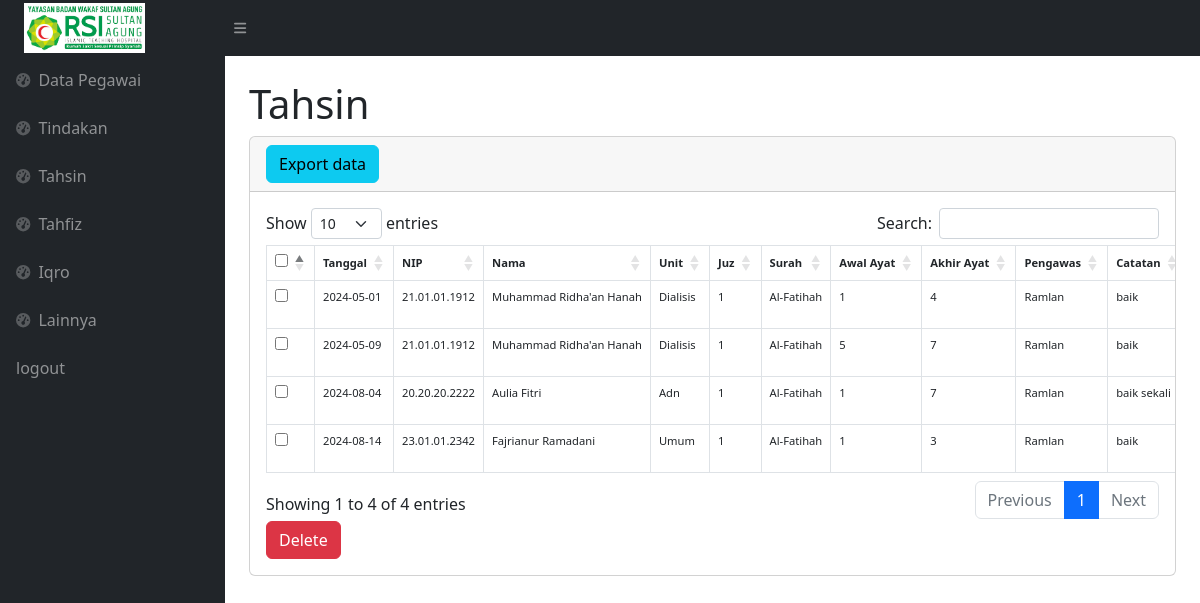
Screenshot of /tahsin.php (signed in) with the database file from the repository.
### tables this page shows
CREATE TABLE `tahsin` (
  `id_tahsin` int(20) NOT NULL,
  `tanggal` date NOT NULL,
  `id_pegawai` int(20) NOT NULL,
  `nip` varchar(20) NOT NULL,
  `nama` varchar(50) NOT NULL,
  `id_unit` int(20) NOT NULL,
  `id_juz` int(20) NOT NULL,
  `id_surah` int(20) NOT NULL,
  `awal_ayat` int(5) NOT NULL,
  `akhir_ayat` int(5) NOT NULL,
  `id_ustad` int(20) NOT NULL,
  `catatan` text NOT NULL
);

CREATE TABLE `unit` (
  `id_unit` int(20) NOT NULL,
  `nama_unit` varchar(30) NOT NULL
);

CREATE TABLE `juz` (
  `id_juz` int(20) NOT NULL,
  `juz` int(20) NOT NULL
);

CREATE TABLE `surah` (
  `id_surah` int(20) NOT NULL,
  `nama_surah` varchar(50) NOT NULL
);

CREATE TABLE `ustad` (
  `id_ustad` int(20) NOT NULL,
  `tanggal` date NOT NULL,
  `nama_ustad` varchar(50) NOT NULL,
  `nip` varchar(30) NOT NULL,
  `id_unit` int(20) NOT NULL,
  `jk` varchar(20) NOT NULL,
  `id_jabatan` int(20) NOT NULL
);

### tahsin.php (the view, shortened to what this page needs)
<?php
require 'function.php';
$query = "SELECT tahsin.*,
                 unit.nama_unit,
                 surah.nama_surah,
                 juz.juz,
                 ustad.nama_ustad
          FROM tahsin
          INNER JOIN unit ON tahsin.id_unit = unit.id_unit
          LEFT JOIN surah ON tahsin.id_surah = surah.id_surah
          LEFT JOIN juz ON tahsin.id_juz = juz.id_juz
          LEFT JOIN ustad ON tahsin.id_ustad = ustad.id_ustad";
$result = mysqli_query($conn, $query);
$tahsinData = array();
if ($result) {
    while ($row = mysqli_fetch_assoc($result)) {
        $tahsinData[] = $row;
    }
} else {
    echo "Gagal mengambil data dari database.";
}
?>
<!DOCTYPE html>
<html lang="en">
<head>
    <link href="https://cdn.jsdelivr.net/npm/bootstrap@5.2.3/dist/css/bootstrap.min.css" rel="stylesheet" />
    <link href="https://cdn.datatables.net/1.13.4/css/dataTables.bootstrap5.min.css" rel="stylesheet" />
    <link href="css/styles.css" rel="stylesheet" />
</head>
<body class="sb-nav-fixed">
    <nav class="sb-topnav navbar navbar-expand navbar-dark bg-dark">
        <a class="navbar-brand ps-4" href="index.php">
            <img src="images1.png" alt="Logo" style="height: 50px; width: auto;">
        </a>
        <button class="btn btn-link btn-sm order-1 order-lg-0 me-4 me-lg-0" id="sidebarToggle"><i class="fas fa-bars"></i></button>
    </nav>
    <div id="layoutSidenav">
        <div id="layoutSidenav_nav">
            <nav class="sb-sidenav accordion sb-sidenav-dark" id="sidenavAccordion">
                <div class="sb-sidenav-menu">
                    <div class="nav">
                        <a class="nav-link" href="index.php"><div class="sb-nav-link-icon"><i class="fas fa-tachometer-alt"></i></div>Data Pegawai</a>
                        <a class="nav-link" href="tindakan.php"><div class="sb-nav-link-icon"><i class="fas fa-tachometer-alt"></i></div>Tindakan</a>
                        <a class="nav-link" href="tahsin.php"><div class="sb-nav-link-icon"><i class="fas fa-tachometer-alt"></i></div>Tahsin</a>
                        <a class="nav-link" href="tahfiz.php"><div class="sb-nav-link-icon"><i class="fas fa-tachometer-alt"></i></div>Tahfiz</a>
                        <a class="nav-link" href="iqro.php"><div class="sb-nav-link-icon"><i class="fas fa-tachometer-alt"></i></div>Iqro</a>
                        <a class="nav-link" href="gabungan.php"><div class="sb-nav-link-icon"><i class="fas fa-tachometer-alt"></i></div>Lainnya</a>
                        <a class="nav-link" href="logout.php">logout</a>
                    </div>
                </div>
            </nav>
        </div>
        <div id="layoutSidenav_content">
            <main>
                <div class="container-fluid px-4">
                    <h1 class="mt-4">Tahsin</h1>
                    <div class="card mb-4">
                        <div class="card-header">
                            <a href="exporttahsin.php" class="btn btn-info">Export data</a>
                        </div>
                        <div class="card-body table-responsive">
                            <form method="post" action="tahsin.php">
                                <table id="datatablesSimple" class="table table-bordered">
                                    <thead>
                                        <tr>
                                            <th><input type="checkbox" id="select_all"></th>
                                            <th>Tanggal</th>
                                            <th>NIP</th>
                                            <th>Nama</th>
                                            <th>Unit</th>
                                            <th>Juz</th>
                                            <th>Surah</th>
                                            <th>Awal Ayat</th>
                                            <th>Akhir Ayat</th>
                                            <th>Pengawas</th>
                                            <th>Catatan</th>
                                        </tr>
                                    </thead>
                                    <tbody>
                                        <?php foreach ($tahsinData as $data): ?>
                                            <tr>
                                                <td><input type="checkbox" name="selected_ids[]" value="<?= htmlspecialchars($data['id_tahsin']); ?>"></td>
                                                <td><?= htmlspecialchars($data['tanggal']); ?></td>
                                                <td><?= htmlspecialchars($data['nip']); ?></td>
                                                <td><?= htmlspecialchars($data['nama']); ?></td>
                                                <td><?= htmlspecialchars($data['nama_unit']); ?></td>
                                                <td><?= htmlspecialchars($data['juz']); ?></td>
                                                <td><?= htmlspecialchars($data['nama_surah']); ?></td>
                                                <td><?= htmlspecialchars($data['awal_ayat']); ?></td>
                                                <td><?= htmlspecialchars($data['akhir_ayat']); ?></td>
                                                <td><?= htmlspecialchars($data['nama_ustad']); ?></td>
                                                <td class="catatan-cell"><?= htmlspecialchars($data['catatan']); ?></td>
                                            </tr>
                                        <?php endforeach; ?>
                                    </tbody>
                                </table>
                                <button type="submit" class="btn btn-danger" name="delete_tahsin">Delete</button>
                            </form>
                        </div>
                    </div>
                </div>
            </main>
        </div>
    </div>
</body>
</html>

### tahsin.php (style rules this page uses)
.table-responsive { overflow-x: auto; }
.table td, .table th { white-space: nowrap; font-size: 0.7rem; }
.table td.catatan-cell { white-space: normal; word-wrap: break-word; }

### rows the page displays
tahsin: tanggal "2024-05-01", nip "21.01.01.1912", nama "Muhammad Ridha'an Hanah", id_unit.nama_unit "Dialisis", id_juz.juz "1", id_surah.nama_surah "Al-Fatihah", awal_ayat "1", akhir_ayat "4", id_ustad.nama_ustad "Ramlan", catatan "baik"
tahsin: tanggal "2024-05-09", nip "21.01.01.1912", nama "Muhammad Ridha'an Hanah", id_unit.nama_unit "Dialisis", id_juz.juz "1", id_surah.nama_surah "Al-Fatihah", awal_ayat "5", akhir_ayat "7", id_ustad.nama_ustad "Ramlan", catatan "baik"
tahsin: tanggal "2024-08-04", nip "20.20.20.2222", nama "Aulia Fitri", id_unit.nama_unit "Adn", id_juz.juz "1", id_surah.nama_surah "Al-Fatihah", awal_ayat "1", akhir_ayat "7", id_ustad.nama_ustad "Ramlan", catatan "baik sekali"
tahsin: tanggal "2024-08-14", nip "23.01.01.2342", nama "Fajrianur Ramadani", id_unit.nama_unit "Umum", id_juz.juz "1", id_surah.nama_surah "Al-Fatihah", awal_ayat "1", akhir_ayat "3", id_ustad.nama_ustad "Ramlan", catatan "baik"
